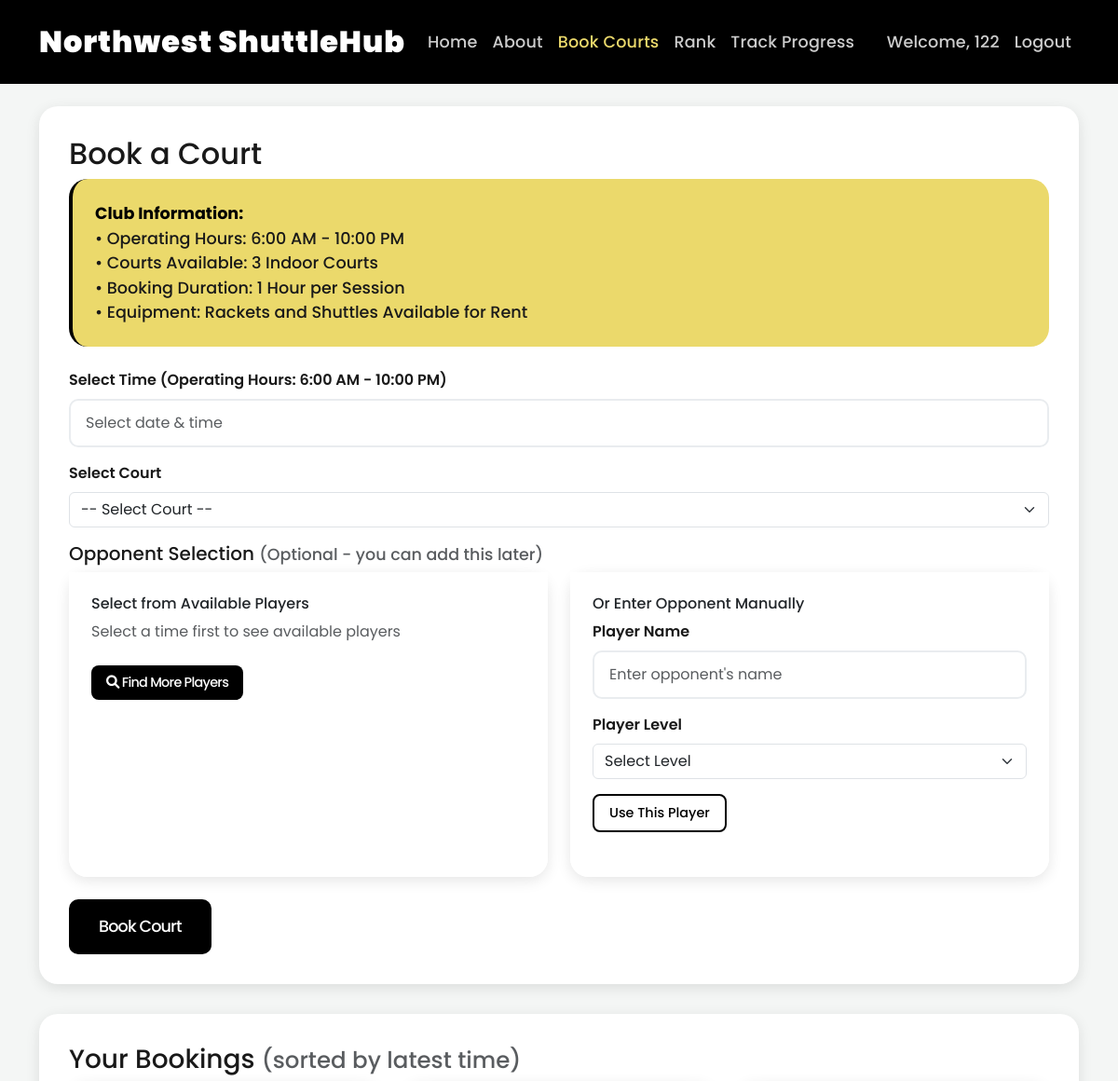
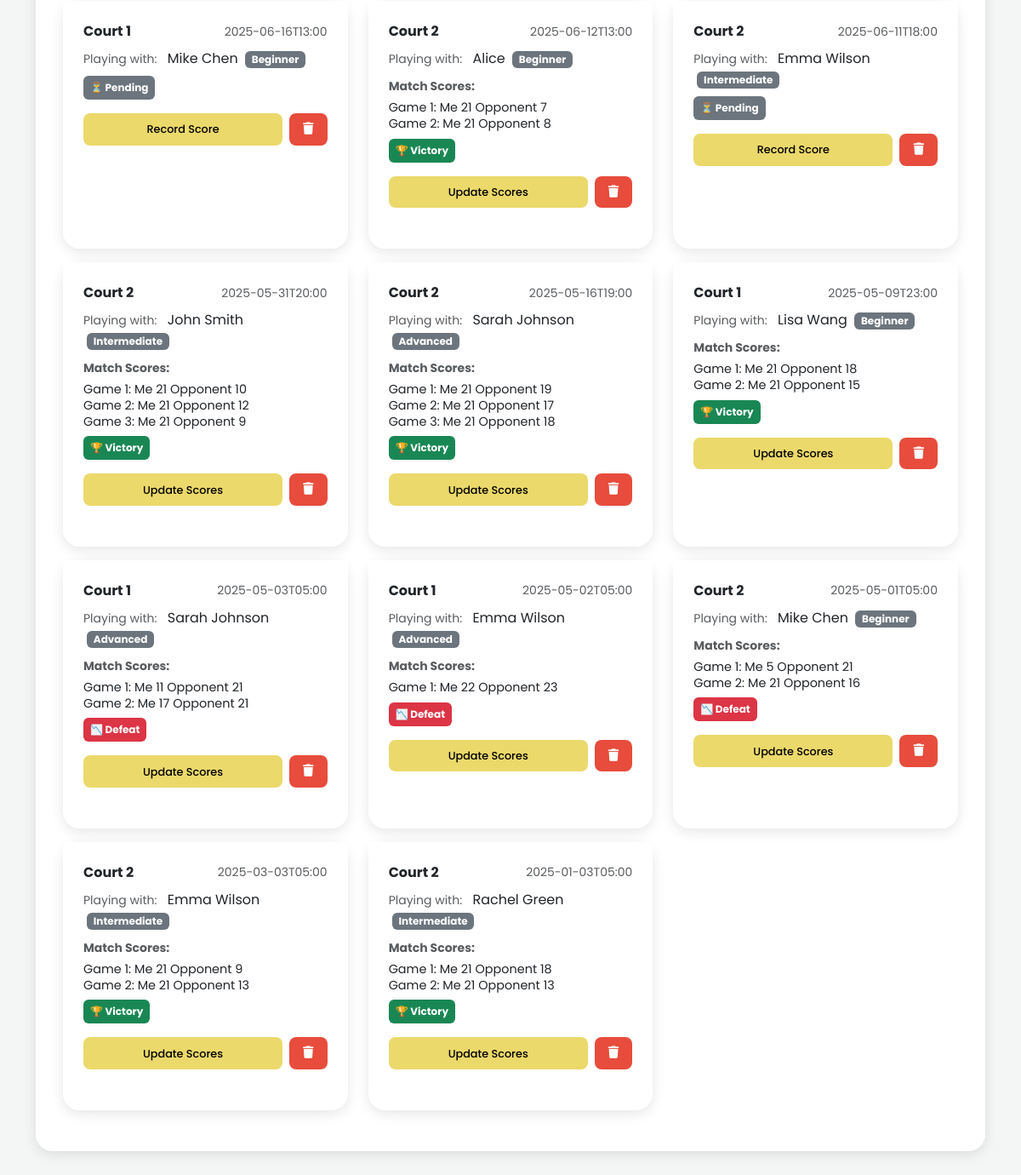
The page /book-courts (signed in) on the database its author committed (2 pictures, top to bottom).
### tables this page shows
CREATE TABLE users (
                id INTEGER PRIMARY KEY AUTOINCREMENT,
                username TEXT UNIQUE NOT NULL,
                email TEXT UNIQUE NOT NULL,
                password_hash TEXT NOT NULL,
                level TEXT NOT NULL,
                created_at TIMESTAMP DEFAULT CURRENT_TIMESTAMP
            );

CREATE TABLE bookings (
                id INTEGER PRIMARY KEY AUTOINCREMENT,
                court TEXT NOT NULL,
                time TEXT NOT NULL,
                result TEXT DEFAULT ''
            , matched_player TEXT, matched_player_level TEXT, user_id INTEGER REFERENCES users(id), scores TEXT);

### app.py (the view, shortened to what this page needs)
@app.route('/book-courts', methods=['GET', 'POST'])
def book_courts():
    db = get_db()
    now = datetime.now().strftime("%Y-%m-%dT%H:%M")
    bookings = db.execute('SELECT * FROM bookings ORDER BY datetime(time) DESC').fetchall()
    return render_template('book_courts.html', bookings=bookings, now=now)

### app.py (called while the page is built)
def get_db():
    db = getattr(g, '_database', None)
    if db is None:
        db = g._database = sqlite3.connect(DATABASE)
        db.row_factory = sqlite3.Row  # 让结果支持 dict-like 访问
    return db

@app.teardown_appcontext
def close_connection(exception):
    db = getattr(g, '_database', None)
    if db:
        db.close()

@app.before_request
def load_logged_in_user():
    user_id = session.get('user_id')
    if user_id is None:
        g.user = None
    else:
        g.user = get_db().execute(
            'SELECT * FROM users WHERE id = ?', (user_id,)
        ).fetchone()

### templates/book_courts.html (shortened to what this page needs)
<!DOCTYPE html>
<html lang="en">
<head>
    <link href="https://cdn.jsdelivr.net/npm/bootstrap@5.3.0/dist/css/bootstrap.min.css" rel="stylesheet">
    <link href="https://cdn.jsdelivr.net/npm/flatpickr/dist/flatpickr.min.css" rel="stylesheet"/>
    <link rel="stylesheet" href="https://cdnjs.cloudflare.com/ajax/libs/font-awesome/6.0.0/css/all.min.css">
</head>
<body>
    <nav class="navbar navbar-expand-lg navbar-dark">
        <div class="container">
            <a class="navbar-brand" href="{{ url_for('home') }}">Northwest ShuttleHub</a>
            <div class="collapse navbar-collapse" id="navbarNav">
                <ul class="navbar-nav me-auto">
                    <li class="nav-item">
                        <a class="nav-link" href="{{ url_for('home') }}">Home</a>
                    </li>
                    <li class="nav-item">
                        <a class="nav-link" href="{{ url_for('about') }}">About</a>
                    </li>
                    <li class="nav-item">
                        <a class="nav-link active" href="{{ url_for('book_courts') }}">Book Courts</a>
                    </li>
                    <li class="nav-item">
                        <a class="nav-link" href="{{ url_for('rank') }}">Rank</a>
                    </li>
                    <li class="nav-item">
                        <a class="nav-link" href="{{ url_for('track_progress') }}">Track Progress</a>
                    </li>
                </ul>
                <ul class="navbar-nav">
                    {% if g.user %}
                    <li class="nav-item">
                        <span class="nav-link">Welcome, {{ g.user['username'] }}</span>
                    </li>
                    <li class="nav-item">
                        <a class="nav-link" href="{{ url_for('logout') }}">Logout</a>
                    </li>
                    {% endif %}
                </ul>
            </div>
        </div>
    </nav>
    <div class="container mt-4">
        <div class="row">
            <div class="col-lg-12">
                <div class="booking-container">
                    <h2>Book a Court</h2>
                    <div class="club-info">
                        <strong>Club Information:</strong><br>
                        • Operating Hours: 6:00 AM - 10:00 PM<br>
                        • Courts Available: 3 Indoor Courts<br>
                        • Booking Duration: 1 Hour per Session<br>
                        • Equipment: Rackets and Shuttles Available for Rent
                    </div>
                    <form method="POST">
                        <div class="mb-3">
                            <label for="time" class="form-label">Select Time (Operating Hours: 6:00 AM - 10:00 PM)</label>
                            <input type="text" id="timePicker" class="form-control" placeholder="Select date & time" required>
                        </div>
                        <div class="mb-3">
                            <label for="court" class="form-label">Select Court</label>
                            <select id="court" name="court" class="form-select" required>
                                <option value="">-- Select Court --</option>
                            </select>
                        </div>
                        <div class="mb-4" id="playerSelectionSection">
                            <h5>Opponent Selection <small class="text-muted">(Optional - you can add this later)</small></h5>
                            <div class="row">
                                <div class="col-md-6">
                                    <div class="card h-100">
                                        <div class="card-body">
                                            <h6 class="card-title">Select from Available Players</h6>
                                            <div id="availablePlayersContainer">
                                                <p class="text-muted">Select a time first to see available players</p>
                                            </div>
                                            <button type="button" class="btn btn-primary btn-sm mt-2" onclick="openPlayerFinderModal()">
                                                <i class="fas fa-search"></i> Find More Players
                                            </button>
                                        </div>
                                    </div>
                                </div>
                                <div class="col-md-6">
                                    <div class="card h-100">
                                        <div class="card-body">
                                            <h6 class="card-title">Or Enter Opponent Manually</h6>
                                            <div class="mb-3">
                                                <label for="manualPlayerName" class="form-label">Player Name</label>
                                                <input type="text" id="manualPlayerName" class="form-control" placeholder="Enter opponent's name">
                                            </div>
                                            <div class="mb-3">
                                                <label for="manualPlayerLevel" class="form-label">Player Level</label>
                                                <select id="manualPlayerLevel" class="form-select">
                                                    <option value="">Select Level</option>
                                                </select>
                                            </div>
                                            <button type="button" class="btn btn-outline-primary btn-sm" onclick="setManualPlayer()">
                                                Use This Player
                                            </button>
                                        </div>
                                    </div>
                                </div>
                            </div>
                        </div>
                        <button type="submit" class="btn btn-primary">Book Court</button>
                    </form>
                </div>
                <div class="booking-container">
                    <h3>Your Bookings <small class="text-muted">(sorted by latest time)</small></h3>
                    <div class="row">
                        {% for booking in bookings %}
                            <div class="col-md-6 col-lg-4 mb-3">
                                <div class="card h-100">
                                    <div class="card-body">
                                        <div class="d-flex justify-content-between align-items-center mb-2">
                                            <strong>{{ booking.court }}</strong>
                                            <span class="text-muted small">{{ booking.time }}</span>
                                        </div>
                                        {% if booking.matched_player %}
                                        <div class="matched-player-info mb-2">
                                            <small class="text-muted">Playing with:</small>
                                            <span class="ms-2">{{ booking.matched_player }}</span>
                                            {% if booking.matched_player_level %}
                                                <span class="badge bg-secondary ms-1">{{ booking.matched_player_level }}</span>
                                            {% endif %}
                                        </div>
                                        {% else %}
                                        <div class="mb-2">
                                            <small class="text-muted">
                                                <i class="fas fa-user-plus"></i> No opponent selected yet
                                            </small>
                                        </div>
                                        {% endif %}
                                        {% if booking.scores %}
                                        <div class="mb-2">
                                            <small class="text-muted"><strong>Match Scores:</strong></small>
                                            <div class="scores-display mt-1" style="font-size: 0.9rem; line-height: 1.3;">
                                                {{ booking.scores | safe }}
                                            </div>
                                        </div>
                                        {% endif %}
                                        <div class="d-flex justify-content-between align-items-center mb-3">
                                            <span class="badge {% if booking.result == 'win' %}bg-success{% elif booking.result == 'loss' %}bg-danger{% else %}bg-secondary{% endif %} p-2">
                                                {% if booking.result == 'win' %}
                                                    🏆 Victory
                                                {% elif booking.result == 'loss' %}
                                                    📉 Defeat
                                                {% else %}
                                                    ⏳ Pending
                                                {% endif %}
                                            </span>
                                        </div>
                                        <div class="d-flex justify-content-between gap-2">
                                            <button class="btn btn-info btn-sm btn-score flex-fill" onclick="openScoreModal('{{ booking.id }}')">
                                                {% if booking.scores %}Update Scores{% else %}Record Score{% endif %}
                                            </button>
                                            <button class="btn btn-danger btn-sm" onclick="confirmDelete('{{ booking.id }}', '{{ booking.court }}', '{{ booking.time }}')" title="Delete Booking">
                                                <i class="fas fa-trash"></i>
                                            </button>
                                        </div>
                                    </div>
                                </div>
                            </div>
                        {% else %}
                            <div class="col-12">
                                <p class="text-muted">No bookings yet.</p>
                            </div>
                        {% endfor %}
                    </div>
                </div>
            </div>
        </div>
    </div>
</body>
</html>

### templates/book_courts.html (style rules this page uses)
:root { --primary-color: #EBD96B; --secondary-color: #000000; --light-bg: #FFFFFF; --dark-text: #191919; --gray-text: #7F7F7F; --light-gray: #F4F6F5; }
body { font-family: 'Poppins', sans-serif; background-color: var(--light-gray); color: var(--dark-text); }
.navbar { background-color: var(--secondary-color); padding: 1rem 0; }
.navbar-brand { color: var(--light-bg) !important; font-size: 2rem; font-weight: 900; letter-spacing: 0.03em; }
.nav-link { color: rgba(255, 255, 255, 0.8) !important; transition: color 0.3s ease; font-weight: 500; font-size: 1.1rem; letter-spacing: 0.01em; }
.nav-link.active { color: var(--primary-color) !important; }
.booking-container { background: var(--light-bg); padding: 2rem; border-radius: 20px; box-shadow: 0 4px 15px rgba(0,0,0,0.1); margin-bottom: 2rem; }
.btn-primary { background-color: var(--secondary-color); border: none; padding: 1rem 2rem; border-radius: 10px; font-weight: 500; font-size: 1.1rem; letter-spacing: -0.05em; color: var(--light-bg); }
.btn-danger { background-color: #e74c3c; border: none; padding: 0.75rem 1.25rem; border-radius: 10px; font-weight: 500; font-size: 0.95rem; color: var(--light-bg); }
.btn-info { background-color: var(--primary-color); border: none; padding: 0.75rem 1.25rem; border-radius: 10px; font-weight: 500; font-size: 0.95rem; color: var(--secondary-color); }
.btn-outline-primary { color: var(--secondary-color); border-color: var(--secondary-color); border-width: 2px; padding: 0.75rem 1.25rem; border-radius: 10px; font-weight: 500; font-size: 0.95rem; }
.btn-sm { padding: 0.5rem 1rem; font-size: 0.9rem; border-radius: 8px; }
.btn-score { font-size: 0.8rem; }
.club-info { font-family: 'Poppins', sans-serif; font-size: 1.1rem; font-weight: 500; color: var(--dark-text); margin-bottom: 1.5rem; padding: 1.5rem; background-color: var(--primary-color); border-radius: 20px; border-left: 4px solid var(--secondary-color); }
.club-info strong { font-weight: 700; color: var(--secondary-color); }
.form-control { border-radius: 10px; border: 2px solid #e9ecef; font-family: 'Poppins', sans-serif; font-weight: 400; font-size: 1rem; padding: 0.75rem 1rem; }
.form-label { font-weight: 600; color: var(--dark-text); margin-bottom: 0.5rem; }
.card { border: none; border-radius: 20px; box-shadow: 0 4px 15px rgba(0,0,0,0.1); margin-bottom: 1.5rem; }
.card-body { padding: 1.5rem; background-color: var(--light-bg); border-radius: 0 0 20px 20px; }

### rows shown on the page
users: user.username "122"
bookings: court "Court 1", time "2025-06-16T13:00", matched_player "Mike Chen", matched_player_level "Beginner", result "⏳ Pending", scores "Record Score"
bookings: court "Court 2", time "2025-06-12T13:00", matched_player "Alice", matched_player_level "Beginner", scores "Game 1: Me 21 Opponent 7 Game 2: Me 21 Opponent 8", result "🏆 Victory", shows "Update Scores"
bookings: court "Court 2", time "2025-06-11T18:00", matched_player "Emma Wilson", matched_player_level "Intermediate", result "⏳ Pending", scores "Record Score"
bookings: court "Court 2", time "2025-05-31T20:00", matched_player "John Smith", matched_player_level "Intermediate", scores "Game 1: Me 21 Opponent 10 Game 2: Me 21 Opponent 12 Game 3: Me 21 Opponent 9", result "🏆 Victory", shows "Update Scores"
bookings: court "Court 2", time "2025-05-16T19:00", matched_player "Sarah Johnson", matched_player_level "Advanced", scores "Game 1: Me 21 Opponent 19 Game 2: Me 21 Opponent 17 Game 3: Me 21 Opponent 18", result "🏆 Victory", shows "Update Scores"
bookings: court "Court 1", time "2025-05-09T23:00", matched_player "Lisa Wang", matched_player_level "Beginner", scores "Game 1: Me 21 Opponent 18 Game 2: Me 21 Opponent 15", result "🏆 Victory", shows "Update Scores"
bookings: court "Court 1", time "2025-05-03T05:00", matched_player "Sarah Johnson", matched_player_level "Advanced", scores "Game 1: Me 11 Opponent 21 Game 2: Me 17 Opponent 21", result "📉 Defeat", shows "Update Scores"
bookings: court "Court 1", time "2025-05-02T05:00", matched_player "Emma Wilson", matched_player_level "Advanced", scores "Game 1: Me 22 Opponent 23", result "📉 Defeat", shows "Update Scores"
bookings: court "Court 2", time "2025-05-01T05:00", matched_player "Mike Chen", matched_player_level "Beginner", scores "Game 1: Me 5 Opponent 21 Game 2: Me 21 Opponent 16", result "📉 Defeat", shows "Update Scores"
bookings: court "Court 2", time "2025-03-03T05:00", matched_player "Emma Wilson", matched_player_level "Intermediate", scores "Game 1: Me 21 Opponent 9 Game 2: Me 21 Opponent 13", result "🏆 Victory", shows "Update Scores"
bookings: court "Court 2", time "2025-01-03T05:00", matched_player "Rachel Green", matched_player_level "Intermediate", scores "Game 1: Me 21 Opponent 18 Game 2: Me 21 Opponent 13", result "🏆 Victory", shows "Update Scores"
